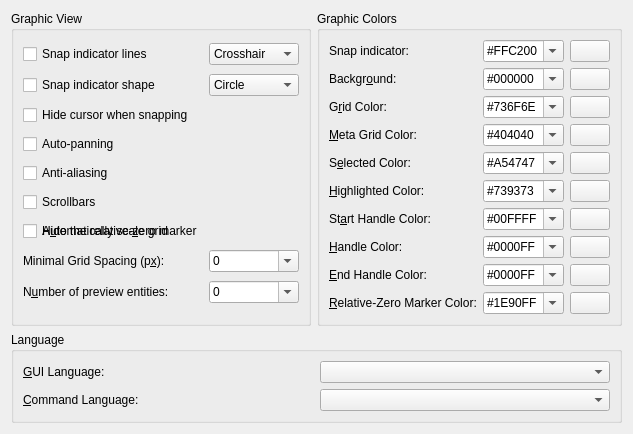
     <widget class="QWidget" name="tab_1">
      <attribute name="title">
       <string>&amp;Appearance</string>
      </attribute>
      <layout class="QGridLayout" name="gridLayout_3">
       <item row="3" column="0" colspan="2">
        <widget class="QGroupBox" name="bgLanguage">
         <property name="sizePolicy">
          <sizepolicy hsizetype="Preferred" vsizetype="Maximum">
           <horstretch>0</horstretch>
           <verstretch>0</verstretch>
          </sizepolicy>
         </property>
         <property name="title">
          <string>Language</string>
         </property>
         <layout class="QGridLayout" name="language_layout">
          <item row="0" column="0">
           <widget class="QLabel" name="lLanguage">
            <property name="text">
             <string>&amp;GUI Language:</string>
            </property>
            <property name="wordWrap">
             <bool>false</bool>
            </property>
            <property name="buddy">
             <cstring>cbLanguage</cstring>
            </property>
           </widget>
          </item>
          <item row="1" column="1">
           <widget class="QComboBox" name="cbLanguageCmd"/>
          </item>
          <item row="1" column="0">
           <widget class="QLabel" name="lLanguageCmd">
            <property name="text">
             <string>&amp;Command Language:</string>
            </property>
            <property name="wordWrap">
             <bool>false</bool>
            </property>
            <property name="buddy">
             <cstring>cbLanguageCmd</cstring>
            </property>
           </widget>
          </item>
          <item row="0" column="1">
           <widget class="QComboBox" name="cbLanguage"/>
          </item>
         </layout>
        </widget>
       </item>
       <item row="0" column="0" rowspan="3">
        <widget class="QGroupBox" name="bgGraphicView">
         <property name="sizePolicy">
          <sizepolicy hsizetype="Preferred" vsizetype="Preferred">
           <horstretch>0</horstretch>
           <verstretch>0</verstretch>
          </sizepolicy>
         </property>
         <property name="title">
          <string>Graphic View</string>
         </property>
         <layout class="QGridLayout" name="graphic_view_layout">
          <item row="0" column="0">
           <widget class="QCheckBox" name="indicator_lines_checkbox">
            <property name="text">
             <string>Snap indicator lines</string>
            </property>
            <property name="shortcut">
             <string>Alt+S</string>
            </property>
           </widget>
          </item>
          <item row="0" column="1">
           <widget class="QComboBox" name="indicator_lines_combobox">
            <property name="accessibleDescription">
             <string notr="true"/>
            </property>
            <item>
             <property name="text">
              <string notr="true">Crosshair</string>
             </property>
            </item>
            <item>
             <property name="text">
              <string notr="true">Crosshair2</string>
             </property>
            </item>
            <item>
             <property name="text">
              <string notr="true">Isometric</string>
             </property>
            </item>
            <item>
             <property name="text">
              <string notr="true">Spiderweb</string>
             </property>
            </item>
           </widget>
          </item>
          <item row="1" column="0">
           <widget class="QCheckBox" name="indicator_shape_checkbox">
            <property name="text">
             <string>Snap indicator shape</string>
            </property>
           </widget>
          </item>
          <item row="1" column="1">
           <widget class="QComboBox" name="indicator_shape_combobox">
            <property name="accessibleDescription">
             <string notr="true"/>
            </property>
            <item>
             <property name="text">
              <string notr="true">Circle</string>
             </property>
            </item>
            <item>
             <property name="text">
              <string notr="true">Point</string>
             </property>
            </item>
            <item>
             <property name="text">
              <string notr="true">Square</string>
             </property>
            </item>
           </widget>
          </item>
          <item row="2" column="0">
           <widget class="QCheckBox" name="cursor_hiding_checkbox">
            <property name="text">
             <string>Hide cursor when snapping</string>
            </property>
           </widget>
          </item>
          <item row="3" column="0">
           <widget class="QCheckBox" name="cb_autopanning">
            <property name="text">
             <string>Auto-panning</string>
            </property>
           </widget>
          </item>
          <item row="4" column="0">
           <widget class="QCheckBox" name="cb_antialiasing">
            <property name="text">
             <string>Anti-aliasing</string>
            </property>
           </widget>
          </item>
          <item row="5" column="0">
           <widget class="QCheckBox" name="scrollbars_check_box">
            <property name="text">
             <string>Scrollbars</string>
            </property>
           </widget>
          </item>
          <item row="6" column="0">
           <widget class="QCheckBox" name="cbScaleGrid">
            <property name="text">
             <string>A&amp;utomatically scale grid</string>
            </property>
            <property name="shortcut">
             <string>Alt+U</string>
            </property>
           </widget>
          </item>
          <item row="6" column="0">
           <widget class="QCheckBox" name="cbHideRelativeZero">
            <property name="text">
             <string>Hide the relative-&amp;zero marker</string>
            </property>
            <property name="shortcut">
             <string>Alt+Z</string>
            </property>
           </widget>
          </item>
          <item row="7" column="0">
           <widget class="QLabel" name="lMinGridSpacing">
            <property name="text">
             <string>Minimal Grid Spacing (p&amp;x):</string>
            </property>
            <property name="wordWrap">
             <bool>false</bool>
            </property>
            <property name="buddy">
             <cstring>cbMaxPreview</cstring>
            </property>
           </widget>
          </item>
          <item row="7" column="1">
           <widget class="QComboBox" name="cbMinGridSpacing">
            <property name="editable">
             <bool>true</bool>
            </property>
            <item>
             <property name="text">
              <string notr="true">0</string>
             </property>
            </item>
            <item>
             <property name="text">
              <string notr="true">4</string>
             </property>
            </item>
            <item>
             <property name="text">
              <string notr="true">5</string>
             </property>
            </item>
            <item>
             <property name="text">
              <string notr="true">6</string>
             </property>
            </item>
            <item>
             <property name="text">
              <string notr="true">8</string>
             </property>
            </item>
            <item>
             <property name="text">
              <string notr="true">10</string>
             </property>
            </item>
            <item>
             <property name="text">
              <string notr="true">15</string>
             </property>
            </item>
            <item>
             <property name="text">
              <string notr="true">20</string>
             </property>
            </item>
           </widget>
          </item>
          <item row="8" column="0">
           <widget class="QLabel" name="lMaxPreview">
            <property name="text">
             <string>N&amp;umber of preview entities:</string>
            </property>
            <property name="wordWrap">
             <bool>false</bool>
            </property>
            <property name="buddy">
             <cstring>cbMaxPreview</cstring>
            </property>
           </widget>
          </item>
          <item row="8" column="1">
           <widget class="QComboBox" name="cbMaxPreview">
            <property name="editable">
             <bool>true</bool>
            </property>
            <item>
             <property name="text">
              <string notr="true">0</string>
             </property>
            </item>
            <item>
             <property name="text">
              <string notr="true">50</string>
             </property>
            </item>
            <item>
             <property name="text">
              <string notr="true">100</string>
             </property>
            </item>
            <item>
             <property name="text">
              <string notr="true">200</string>
             </property>
            </item>
            <item>
             <property name="text">
              <string notr="true">400</string>
             </property>
            </item>
            <item>
             <property name="text">
              <string notr="true">800</string>
             </property>
            </item>
           </widget>
          </item>
         </layout>
        </widget>
       </item>
       <item row="0" column="1" rowspan="3">
        <widget class="QGroupBox" name="bgGraphicColors">
         <property name="sizePolicy">
          <sizepolicy hsizetype="Minimum" vsizetype="Preferred">
           <horstretch>0</horstretch>
           <verstretch>0</verstretch>
          </sizepolicy>
         </property>
         <property name="title">
          <string>Graphic Colors</string>
         </property>
         <property name="flat">
          <bool>false</bool>
         </property>
         <layout class="QGridLayout" name="graphicColGridLayout">
          <item row="7" column="2">
           <widget class="QComboBox" name="cbHandleColor">
            <property name="accessibleDescription">
             <string notr="true"/>
            </property>
            <property name="editable">
             <bool>true</bool>
            </property>
            <item>
             <property name="text">
              <string notr="true">#0000FF</string>
             </property>
            </item>
           </widget>
          </item>
          <item row="8" column="0">
           <widget class="QLabel" name="label_3">
            <property name="text">
             <string>&amp;End Handle Color:</string>
            </property>
            <property name="buddy">
             <cstring>cbEndHandleColor</cstring>
            </property>
           </widget>
          </item>
          <item row="9" column="0">
           <widget class="QLabel" name="lRelativeZeroColor">
            <property name="text">
             <string>&amp;Relative-Zero Marker Color:</string>
            </property>
            <property name="buddy">
             <cstring>cbRelativeZeroColor</cstring>
            </property>
           </widget>
          </item>
          <item row="2" column="0">
           <widget class="QLabel" name="lGridColor">
            <property name="text">
             <string>G&amp;rid Color:</string>
            </property>
            <property name="wordWrap">
             <bool>false</bool>
            </property>
            <property name="buddy">
             <cstring>cbGridColor</cstring>
            </property>
           </widget>
          </item>
          <item row="8" column="2">
           <widget class="QComboBox" name="cbEndHandleColor">
            <property name="accessibleDescription">
             <string notr="true"/>
            </property>
            <property name="editable">
             <bool>true</bool>
            </property>
            <item>
             <property name="text">
              <string notr="true">#0000FF</string>
             </property>
            </item>
           </widget>
          </item>
          <item row="9" column="2">
           <widget class="QComboBox" name="cbRelativeZeroColor">
            <property name="accessibleDescription">
             <string notr="true"/>
            </property>
            <property name="editable">
             <bool>true</bool>
            </property>
            <item>
             <property name="text">
              <string notr="true">#1E90FF</string>
             </property>
            </item>
            <item>
             <property name="text">
              <string notr="true">#FFC200</string>
             </property>
            </item>
           </widget>
          </item>
          <item row="1" column="3">
           <widget class="QPushButton" name="pb_background">
            <property name="sizePolicy">
             <sizepolicy hsizetype="Maximum" vsizetype="Fixed">
              <horstretch>0</horstretch>
              <verstretch>0</verstretch>
             </sizepolicy>
            </property>
            <property name="text">
             <string/>
            </property>
            <property name="icon">
             <iconset resource="../../../res/ui/ui.qrc">
              <normaloff>:/ui/colorxx.png</normaloff>:/ui/colorxx.png</iconset>
            </property>
           </widget>
          </item>
          <item row="2" column="3">
           <widget class="QPushButton" name="pb_grid">
            <property name="sizePolicy">
             <sizepolicy hsizetype="Maximum" vsizetype="Fixed">
              <horstretch>0</horstretch>
              <verstretch>0</verstretch>
             </sizepolicy>
            </property>
            <property name="text">
             <string/>
            </property>
            <property name="icon">
             <iconset resource="../../../res/ui/ui.qrc">
              <normaloff>:/ui/colorxx.png</normaloff>:/ui/colorxx.png</iconset>
            </property>
           </widget>
          </item>
          <item row="3" column="3">
           <widget class="QPushButton" name="pb_meta">
            <property name="sizePolicy">
             <sizepolicy hsizetype="Maximum" vsizetype="Fixed">
              <horstretch>0</horstretch>
              <verstretch>0</verstretch>
             </sizepolicy>
            </property>
            <property name="text">
             <string/>
            </property>
            <property name="icon">
             <iconset resource="../../../res/ui/ui.qrc">
              <normaloff>:/ui/colorxx.png</normaloff>:/ui/colorxx.png</iconset>
            </property>
           </widget>
          </item>
          <item row="4" column="3">
           <widget class="QPushButton" name="pb_selected">
            <property name="sizePolicy">
             <sizepolicy hsizetype="Maximum" vsizetype="Fixed">
              <horstretch>0</horstretch>
              <verstretch>0</verstretch>
             </sizepolicy>
            </property>
            <property name="text">
             <string/>
            </property>
            <property name="icon">
             <iconset resource="../../../res/ui/ui.qrc">
              <normaloff>:/ui/colorxx.png</normaloff>:/ui/colorxx.png</iconset>
            </property>
           </widget>
          </item>
          <item row="5" column="3">
           <widget class="QPushButton" name="pb_highlighted">
            <property name="sizePolicy">
             <sizepolicy hsizetype="Maximum" vsizetype="Fixed">
              <horstretch>0</horstretch>
              <verstretch>0</verstretch>
             </sizepolicy>
            </property>
            <property name="text">
             <string/>
            </property>
            <property name="icon">
             <iconset resource="../../../res/ui/ui.qrc">
              <normaloff>:/ui/colorxx.png</normaloff>:/ui/colorxx.png</iconset>
            </property>
           </widget>
          </item>
          <item row="6" column="3">
           <widget class="QPushButton" name="pb_start">
            <property name="sizePolicy">
             <sizepolicy hsizetype="Maximum" vsizetype="Fixed">
              <horstretch>0</horstretch>
              <verstretch>0</verstretch>
             </sizepolicy>
            </property>
            <property name="text">
             <string/>
            </property>
            <property name="icon">
             <iconset resource="../../../res/ui/ui.qrc">
              <normaloff>:/ui/colorxx.png</normaloff>:/ui/colorxx.png</iconset>
            </property>
           </widget>
          </item>
          <item row="7" column="3">
           <widget class="QPushButton" name="pb_handle">
            <property name="sizePolicy">
             <sizepolicy hsizetype="Maximum" vsizetype="Fixed">
              <horstretch>0</horstretch>
              <verstretch>0</verstretch>
             </sizepolicy>
            </property>
            <property name="text">
             <string/>
            </property>
            <property name="icon">
             <iconset resource="../../../res/ui/ui.qrc">
              <normaloff>:/ui/colorxx.png</normaloff>:/ui/colorxx.png</iconset>
            </property>
           </widget>
          </item>
          <item row="8" column="3">
           <widget class="QPushButton" name="pb_end">
            <property name="sizePolicy">
             <sizepolicy hsizetype="Maximum" vsizetype="Fixed">
              <horstretch>0</horstretch>
              <verstretch>0</verstretch>
             </sizepolicy>
            </property>
            <property name="text">
             <string/>
            </property>
            <property name="icon">
             <iconset resource="../../../res/ui/ui.qrc">
              <normaloff>:/ui/colorxx.png</normaloff>:/ui/colorxx.png</iconset>
            </property>
           </widget>
          </item>
          <item row="9" column="3">
           <widget class="QPushButton" name="pb_relativeZeroColor">
            <property name="sizePolicy">
             <sizepolicy hsizetype="Maximum" vsizetype="Fixed">
              <horstretch>0</horstretch>
              <verstretch>0</verstretch>
             </sizepolicy>
            </property>
            <property name="text">
             <string/>
            </property>
            <property name="icon">
             <iconset resource="../../../res/ui/ui.qrc">
              <normaloff>:/ui/colorxx.png</normaloff>:/ui/colorxx.png</iconset>
            </property>
           </widget>
          </item>
          <item row="5" column="0">
           <widget class="QLabel" name="lHighlightedColor">
            <property name="text">
             <string>&amp;Highlighted Color:</string>
            </property>
            <property name="wordWrap">
             <bool>false</bool>
            </property>
            <property name="buddy">
             <cstring>cbMetaGridColor</cstring>
            </property>
           </widget>
          </item>
          <item row="5" column="2">
           <widget class="QComboBox" name="cbHighlightedColor">
            <property name="accessibleDescription">
             <string notr="true"/>
            </property>
            <property name="editable">
             <bool>true</bool>
            </property>
            <item>
             <property name="text">
              <string notr="true">#739373</string>
             </property>
            </item>
           </widget>
          </item>
          <item row="3" column="0">
           <widget class="QLabel" name="lMetaGridColor">
            <property name="text">
             <string>&amp;Meta Grid Color:</string>
            </property>
            <property name="wordWrap">
             <bool>false</bool>
            </property>
            <property name="buddy">
             <cstring>cbMetaGridColor</cstring>
            </property>
           </widget>
          </item>
          <item row="4" column="2">
           <widget class="QComboBox" name="cbSelectedColor">
            <property name="accessibleDescription">
             <string notr="true"/>
            </property>
            <property name="editable">
             <bool>true</bool>
            </property>
            <item>
             <property name="text">
              <string notr="true">#A54747</string>
             </property>
            </item>
           </widget>
          </item>
          <item row="4" column="0">
           <widget class="QLabel" name="lSelectedColor">
            <property name="text">
             <string>S&amp;elected Color:</string>
            </property>
            <property name="wordWrap">
             <bool>false</bool>
            </property>
            <property name="buddy">
             <cstring>cbMetaGridColor</cstring>
            </property>
           </widget>
          </item>
          <item row="2" column="2">
           <widget class="QComboBox" name="cbGridColor">
            <property name="accessibleDescription">
             <string notr="true"/>
            </property>
            <property name="editable">
             <bool>true</bool>
            </property>
            <item>
             <property name="text">
              <string notr="true">#736F6E</string>
             </property>
            </item>
           </widget>
          </item>
          <item row="6" column="0">
           <widget class="QLabel" name="lStartHandleColor">
            <property name="text">
             <string>St&amp;art Handle Color:</string>
            </property>
            <property name="buddy">
             <cstring>cbStartHandleColor</cstring>
            </property>
           </widget>
          </item>
          <item row="1" column="0">
           <widget class="QLabel" name="lBackground">
            <property name="text">
             <string>Backgr&amp;ound:</string>
            </property>
            <property name="wordWrap">
             <bool>false</bool>
            </property>
            <property name="buddy">
             <cstring>cbBackgroundColor</cstring>
            </property>
           </widget>
          </item>
          <item row="1" column="2">
           <widget class="QComboBox" name="cbBackgroundColor">
            <property name="sizePolicy">
             <sizepolicy hsizetype="Preferred" vsizetype="Fixed">
              <horstretch>0</horstretch>
              <verstretch>0</verstretch>
             </sizepolicy>
            </property>
            <property name="accessibleDescription">
             <string notr="true"/>
            </property>
            <property name="editable">
             <bool>true</bool>
            </property>
            <item>
             <property name="text">
              <string notr="true">#000000</string>
             </property>
            </item>
            <item>
             <property name="text">
              <string notr="true">#FFFFFF</string>
             </property>
            </item>
            <item>
             <property name="text">
              <string notr="true">#F0F8FF</string>
             </property>
            </item>
           </widget>
          </item>
          <item row="3" column="2">
           <widget class="QComboBox" name="cbMetaGridColor">
            <property name="accessibleDescription">
             <string notr="true"/>
            </property>
            <property name="editable">
             <bool>true</bool>
            </property>
            <item>
             <property name="text">
              <string notr="true">#404040</string>
             </property>
            </item>
           </widget>
          </item>
          <item row="6" column="2">
           <widget class="QComboBox" name="cbStartHandleColor">
            <property name="accessibleDescription">
             <string notr="true"/>
            </property>
            <property name="editable">
             <bool>true</bool>
            </property>
            <item>
             <property name="text">
              <string notr="true">#00FFFF</string>
             </property>
            </item>
           </widget>
          </item>
          <item row="7" column="0">
           <widget class="QLabel" name="label_2">
            <property name="text">
             <string>&amp;Handle Color:</string>
            </property>
            <property name="buddy">
             <cstring>cbHandleColor</cstring>
            </property>
           </widget>
          </item>
          <item row="0" column="0">
           <widget class="QLabel" name="label_6">
            <property name="text">
             <string>Snap indicator:</string>
            </property>
            <property name="buddy">
             <cstring>cbEndHandleColor</cstring>
            </property>
           </widget>
          </item>
          <item row="0" column="2">
           <widget class="QComboBox" name="cb_snap_color">
            <property name="accessibleDescription">
             <string notr="true"/>
            </property>
            <property name="editable">
             <bool>true</bool>
            </property>
            <item>
             <property name="text">
              <string notr="true">#FFC200</string>
             </property>
            </item>
            <item>
             <property name="text">
              <string>#1E90FF</string>
             </property>
            </item>
           </widget>
          </item>
          <item row="0" column="3">
           <widget class="QPushButton" name="pb_snap_color">
            <property name="sizePolicy">
             <sizepolicy hsizetype="Maximum" vsizetype="Fixed">
              <horstretch>0</horstretch>
              <verstretch>0</verstretch>
             </sizepolicy>
            </property>
            <property name="text">
             <string/>
            </property>
            <property name="icon">
             <iconset resource="../../../res/ui/ui.qrc">
              <normaloff>:/ui/colorxx.png</normaloff>:/ui/colorxx.png</iconset>
            </property>
           </widget>
          </item>
         </layout>
        </widget>
       </item>
      </layout>
     </widget>
